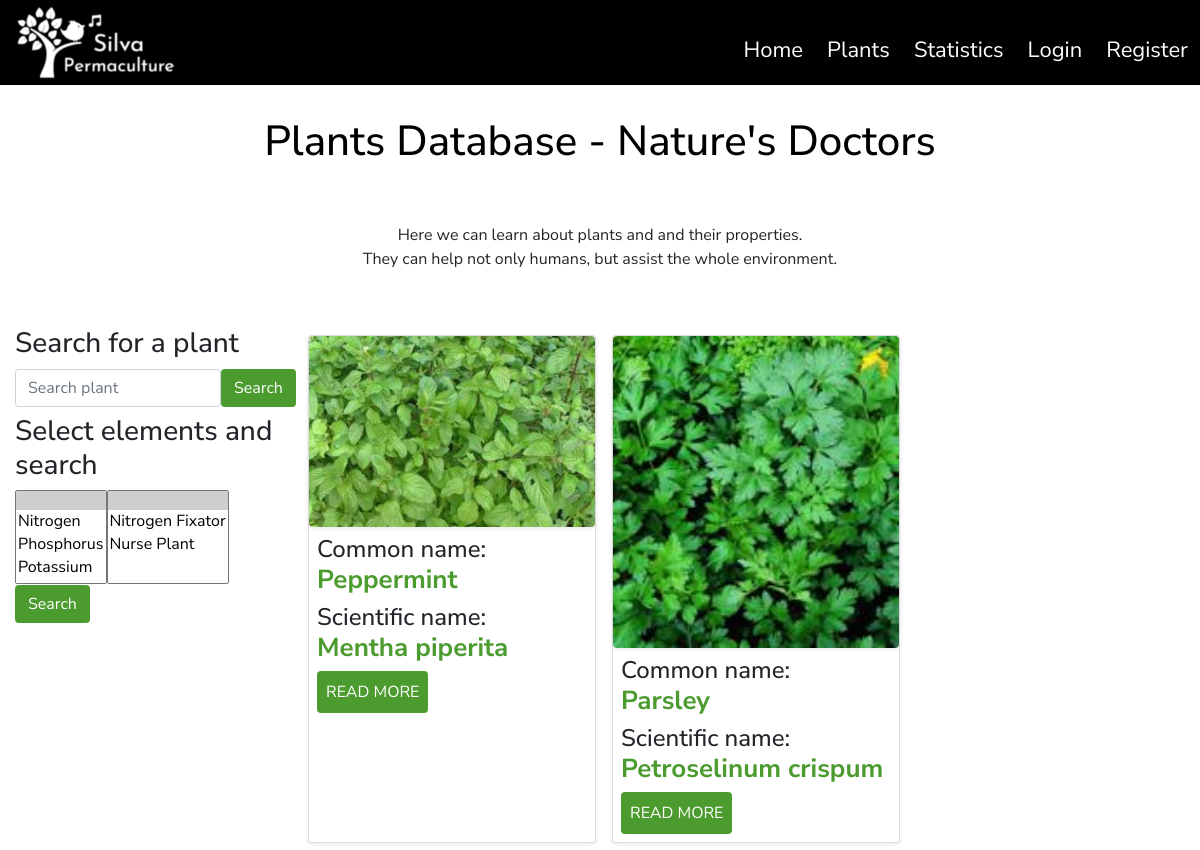
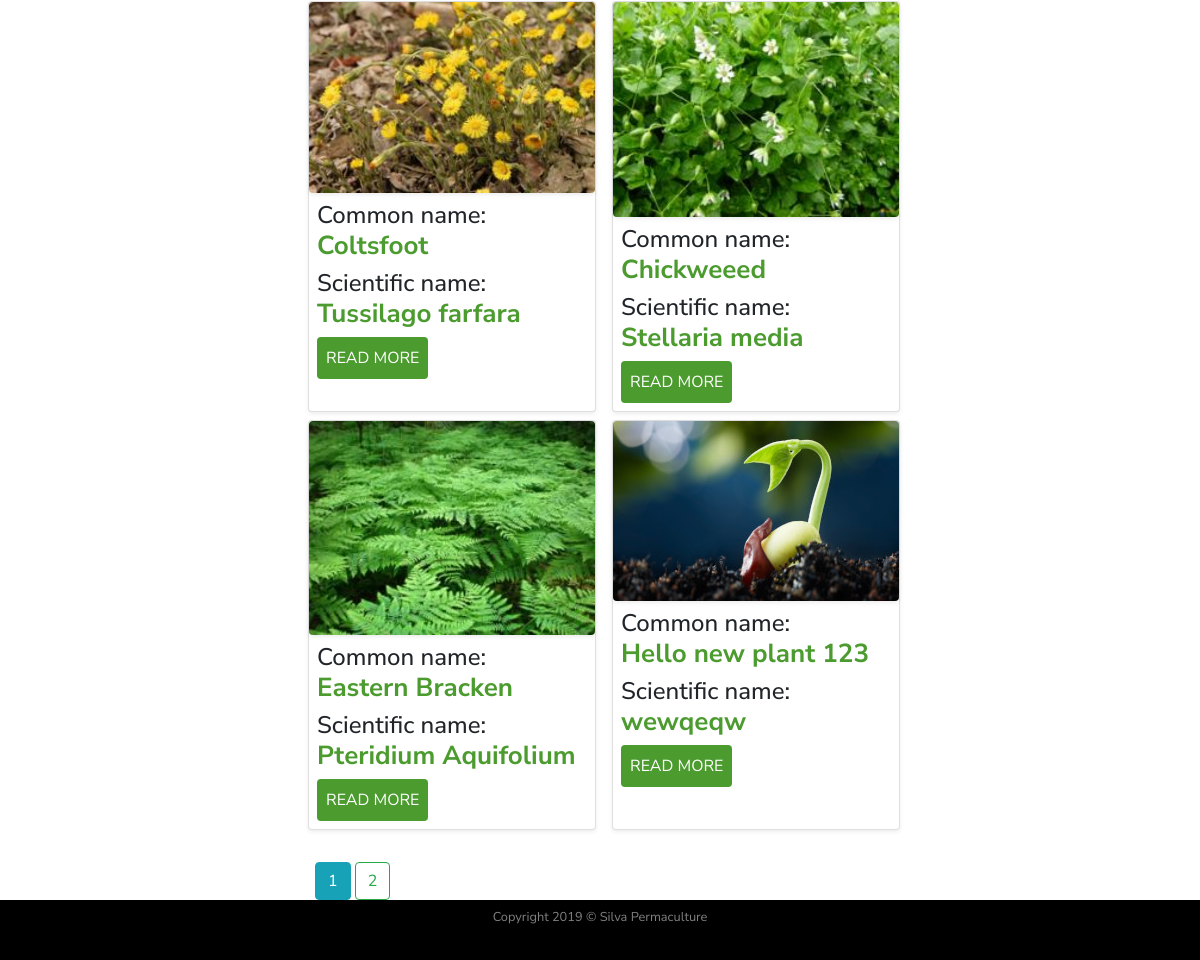
/plants, run on the app's committed database (2 pictures, top to bottom).
### silvapermaculture/models.py (models this page shows, shortened)
class SearchitMixin(object):
    @classmethod
    def search(cls, expression, page, per_page):
        ids, total = search_index(cls.__tablename__, expression, page, per_page)
        if total == 0:
            return cls.query.filter_by(id=0), 0
        when = []
        for i in range(len(ids)):
            when.append((ids[i],i))
        return cls.query.filter(cls.id.in_(ids)).order_by(
            db.case(when, value=cls.id)), total

class Plants(SearchitMixin, db.Model):
    __searchit__ = ['common_name', 'botanical_name', 'medicinal', 'region']
    id = db.Column(db.Integer, primary_key=True)
    common_name = db.Column(db.String(40), nullable=False)
    botanical_name = db.Column(db.String(80), unique=True, nullable=False)
    short_description = db.Column(db.Text, nullable=False)
    medicinal = db.Column(db.Text, nullable=False)
    other_uses = db.Column(db.Text, nullable=False)
    habitats = db.Column(db.Text, nullable=False)
    region = db.Column(db.Text, nullable=False)
    image_file = db.Column(db.String(20), default='default_plant_pic.jpg')
    date_added = db.Column(db.DateTime, nullable=False, default=datetime.utcnow)
    user_id = db.Column(db.Integer, db.ForeignKey('user.id'), nullable=False)
    dna = db.relationship('DNA', secondary = plants_dna_table)  # Dynamic_Nutrient_Accumulated
    nfn = db.relationship('NFN', secondary = plants_nfn_table)  # Nitrogen_Fixers_Nursing

### silvapermaculture/main/routes.py (the view)
@main.route("/plants")
def plants():
    page = request.args.get('page', 1, type=int)
    plants = Plants.query.order_by(Plants.date_added.desc()).paginate(page=page, per_page=6)
    search = SearchForm()
    searchn = SearchFormN()
    return render_template('plants.html', title='Plants Database', plants=plants, search=search, searchn=searchn)

### silvapermaculture/plants/forms.py
class SearchForm(FlaskForm):
    q = StringField(('Search plant'), validators=[DataRequired(),Length(max=60)])
    def __init__(self, *args, **kwargs):
        if 'formdata' not in kwargs:
            kwargs['formdata'] = request.args
        if 'csrf_enabled' not in kwargs:
            kwargs['csrf_enabled'] = False
        super(SearchForm, self).__init__(*args, **kwargs)
    submit = SubmitField('Search')

class SearchFormN(FlaskForm):
    dna = QuerySelectMultipleField('Select Element', validators=[DataRequired()], query_factory=enabled_dna, allow_blank=True, get_label='element')
    nfn = QuerySelectMultipleField('Select Property', validators=[DataRequired()], query_factory=enabled_nfn, allow_blank=True,
                                   get_label='plant_extra')
    def __init__(self, *args, **kwargs):
        if 'formdata' not in kwargs:
            kwargs['formdata'] = request.args
        if 'csrf_enabled' not in kwargs:
            kwargs['csrf_enabled'] = False
        super(SearchFormN, self).__init__(*args, **kwargs)
    submit = SubmitField('Search')

### silvapermaculture/plants/forms.py (called while the page is built)
def enabled_dna():
    return DNA.query

def enabled_nfn():
    return NFN.query

### silvapermaculture/templates/plants.html
{% extends "layout.html" %}
    {% block content %}
        <div class="row">
            <div class="col-12">
                <h1 class="text-center my-4 py-2" id="headingOther">Plants Database - Nature's Doctors</h1>
            </div>
        </div>
        <div class="row my-3">
            <div class="col-12 mb-2">
                <p class="text-center p-2">Here we can learn about plants and and their properties.<br/>
                    They can help not only humans, but assist the whole environment. <br/>
                </p>
            </div>
        </div>
        <div class="row">
            <div class="col-12 col-lg-3">
                <h3 class="my-2 text-left">Search for a plant</h3>
                <form class="form-inline my-2 my-lg-0" method="get" action="{{url_for('plants.search')}}">
                    <div class="form-group row">
                        <div class="col-12 ">
                    {{ search.q(size=20, class="form-control", placeholder=search.q.label.text) }}
                         </div>
                    </div>
                    <div class="col-1 m-0 p-0 mb-3 mb-sm-0 mr-lg-3">
                    {{ search.submit(class="btn btn-search") }}
                     </div>
                </form>
                <h3 class="my-2 text-left">Select elements and search</h3>
                <form class="form-inline my-2 my-lg-0" method="get" action="{{url_for('plants.searchn') }}">
                        <div class="form-group row">
                                  {% if searchn.dna.errors %}
                                    {{ searchn.dna(class="form-control form-control-lg is-invalid") }}
                                    <div class="invalid-feedback">
                                        {% for error in searchn.dna.errors %}
                                            <span>{{ error }}</span>
                                        {% endfor %}
                                    </div>
                                  {% else %}
                                  <div class="col-12">
                                  {{ searchn.dna(class_="selectpicker", multiple=True) }}
                                  </div>
                                  {% endif %}
                        </div>
                        <div class="form-group row">
                                  {% if searchn.nfn.errors %}
                                    {{ searchn.nfn(class="form-control form-control-lg is-invalid") }}
                                    <div class="invalid-feedback">
                                        {% for error in searchn.nfn.errors %}
                                            <span>{{ error }}</span>
                                        {% endfor %}
                                    </div>
                                  {% else %}
                                   <div class="col-12">
                                  {{ searchn.nfn(class_="selectpicker", multiple=True) }}
                                   </div>
                                  {% endif %}
                        </div>
                        <div class="col-12 m-0 p-0">
                        {{ searchn.submit(class="btn btn-search ") }}
                        </div>
                </form>
            </div>
            <div class="col-12 col-lg-9 mt-lg-3">
                <div class="row">
                         {% for plant in plants.items %}
                        <div class="card shadow-sm my-2 my-lg-0 mx-lg-2 mb-lg-2" style="width: 18rem;">
                            <img class="img-fluid rounded shadow-sm" src="{{ url_for('static', filename='img/plants/' + plant.image_file) }}"  alt="Default plant image"/>
                              <div class="card-body p-2">
                                <h4 class="text-left">Common name:<br/> <span class="titles">{{ plant.common_name }}</span></h4>
                                <h4 class="text-left">Scientific name:<br/> <span class="titles">{{ plant.botanical_name }} </span></h4>
                                <a class="btn btn-readmore p-2" href="{{ url_for('plants.plant', plant_id=plant.id) }}">READ MORE</a>
                              </div>
                        </div>
                        {% endfor %}
                </div>
                <div class="row">
                    <div class="col-12">
                        {% for page_num in plants.iter_pages(left_edge=1, right_edge=1, left_current=1, right_current=2) %}
                                {% if page_num %}
                                    {% if plants.page == page_num %}
                                     <a class="btn btn-info mt-4" href="{{ url_for('main.plants', page=page_num) }}">{{ page_num }}</a>
                                    {% else %}
                                    <a class="btn btn-outline-success mt-4" href="{{ url_for('main.plants', page=page_num) }}">{{ page_num }}</a>
                                    {% endif %}
                                {% else %}
                                ...
                                {% endif %}
                            {% endfor %}
                    </div>
                </div>
            </div>
        </div>
    {% endblock content %} #Jinja2 allows to put the name of the block here so to know which block is closing if we have multiple.

### silvapermaculture/templates/layout.html (shortened to what this page needs)
<!doctype html>
<html lang="en">
<head>
    <link rel="stylesheet" href="https://stackpath.bootstrapcdn.com/bootstrap/4.3.1/css/bootstrap.min.css">
    <link rel="stylesheet" href="https://cdn.jsdelivr.net/npm/bootstrap-select@1.13.9/dist/css/bootstrap-select.min.css">
    <link rel="stylesheet" href="https://use.fontawesome.com/releases/v5.3.1/css/all.css"
crossorigin="anonymous">
    <link rel="stylesheet" href="{{ url_for('static', filename='css/style.css') }}" type="text/css">
</head>
<body class="d-flex flex-column">
<header>
    <div class="container-fluid">
                <div class="row">
                    <div class="col-12 col-sm-12 p-0">
                        <nav class="navbar navbar-expand-lg bg-black p-0  ">
                            <a class="navbar-brand  ml-3" href="{{ url_for('main.index') }}"><img class="img-fluid" src="{{ url_for('static', filename='img/logo_silva_white.png') }}" alt="Bird singing and Silva Permaculture text."/></a>
                            <div class="collapse navbar-collapse justify-content-end" id="navbarNav">
                                <ul class="navbar-nav mt-3">
                                    <li class="nav-item mx-1">
                                        <a class="nav-link items" href="{{ url_for('main.index') }}">Home<span class="sr-only">(current)</span></a>
                                    </li>
                                    <li class="nav-item mx-1">
                                        <a class="nav-link items" href="{{ url_for('main.plants') }}">Plants</a>
                                    </li>
                                    <li class="nav-item mx-1">
                                        <a class="nav-link items" href="{{ url_for('main.statistics') }}">Statistics</a>
                                    </li>
                                    {% if current_user.is_authenticated %}
                                         <li class="nav-item mx-1">
                                            <a class="nav-link items"  href="{{ url_for('plants.new_plant') }}">Add Plant</a>
                                        </li>
                                        <li class="nav-item mx-1">
                                            <a class="nav-link items"  href="{{ url_for('users.account') }}">Account</a>
                                        </li>
                                        <li class="nav-item mx-1">
                                            <a class="nav-link items"  href="{{ url_for('users.logout') }}">Logout</a>
                                        </li>
                                    {% else %}
                                        <li class="nav-item mx-1">
                                            <a class="nav-link items" href="{{ url_for('users.login') }}">Login</a>
                                        </li>
                                        <li class="nav-item mx-1">
                                            <a class="nav-link items" href="{{ url_for('users.register') }}">Register</a>
                                        </li>
                                    {% endif %}
                                </ul>
                            </div>
                        </nav>
                    </div>
                </div>
            </div>
</header>
<main>
    <div class="container-fluid">
                {% block content %}
                {% endblock content %}
    </div>
</main>
<div class="container-fluid">
    <div class="row ">
        <div class="col-12 p-0 my-0">
            <footer  class="bg-black text-white-50">
                <div class="text-center  py-1">
                  <small class="py-2">Copyright 2019 &copy; Silva Permaculture</small>
                </div>
            </footer>
        </div>
    </div>
</div>
</body>
</html>

### silvapermaculture/static/css/style.css (style rules this page uses)
html, body { height: 100% }
body { font-family: 'Nunito Sans', sans-serif; font-size: 16px; display: flex; flex-direction: column; }
.bg-black { background-color: black }
.items { color:white; font-size:22px; transition: all .5s; }
main { flex: 1 0 auto }
#headingOther { color: black; font-size: 42px; }
.titles { color: #4B9B2F; font-size:26px; font-weight: bold }
.btn-readmore, .btn-search { background-color: #4B9B2F; color:white; transition: all .6s }
footer { flex-shrink: 0; height: 60px; }

### data on the page
Plants: image_file (picture), common_name "Peppermint", botanical_name "Mentha piperita"
Plants: image_file (picture), common_name "Parsley", botanical_name "Petroselinum crispum"
Plants: image_file (picture), common_name "Coltsfoot", botanical_name "Tussilago farfara"
Plants: image_file (picture), common_name "Chickweeed", botanical_name "Stellaria media"
Plants: image_file (picture), common_name "Eastern Bracken", botanical_name "Pteridium Aquifolium"
Plants: image_file (placeholder picture), common_name "Hello new plant 123", botanical_name "wewqeqw"

### other printed values
{{ page_num }} "1"
{{ page_num }} "2"
